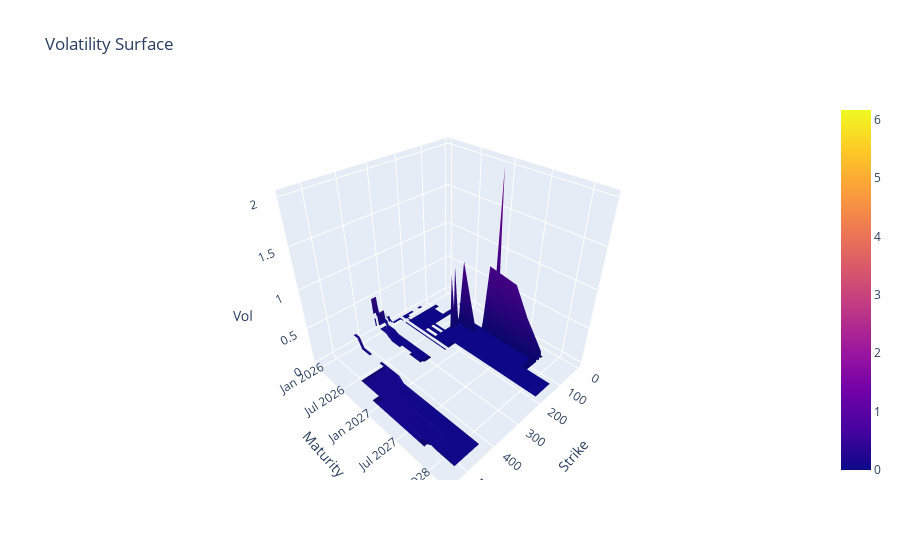

Write notebook code for a chart like this one.
### Code cell
strikes = sorted(list(set(k for v in market_surface.values() for k in v.keys())))
maturities = list(market_surface.keys())

Z = np.zeros((len(maturities), len(strikes)))
for i,m in enumerate(maturities):
    for j,s in enumerate(strikes):
        Z[i,j] = market_surface[m].get(s, np.nan)

X, Y = np.meshgrid(strikes, maturities)

fig = go.Figure(data=[go.Surface(x=X, y=Y, z=Z)])
fig.update_layout(title="Volatility Surface",
                  scene=dict(xaxis_title="Strike",
                             yaxis_title="Maturity",
                             zaxis_title="Vol"))
fig.show()

### Figure 1 — Plotly figure (JSON) as saved in the notebook; plotly's stock layout.template omitted (floating-point values rounded to 4 significant figures; data arrays with more than 128 entries replaced by an {"elided": "..."} marker saying what was removed)
{"data": [{"type": "surface", "x": {"elided": "20x113 float values"}, "y": {"elided": "20x113 str values"}, "z": {"elided": "20x113 float values"}}], "layout": {"scene": {"xaxis": {"title": {"text": "Strike"}}, "yaxis": {"title": {"text": "Maturity"}}, "zaxis": {"title": {"text": "Vol"}}}, "title": {"text": "Volatility Surface"}}}
